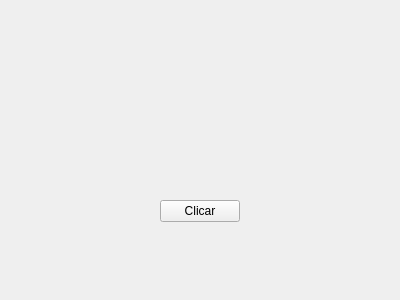
<?xml version="1.0" encoding="UTF-8"?>
<ui version="4.0">
 <class>Form</class>
 <widget class="QWidget" name="Form">
  <property name="geometry">
   <rect>
    <x>0</x>
    <y>0</y>
    <width>400</width>
    <height>300</height>
   </rect>
  </property>
  <property name="acceptDrops">
   <bool>false</bool>
  </property>
  <property name="windowTitle">
   <string>Primeiro Formulario</string>
  </property>
  <widget class="QPushButton" name="botaoclicar">
   <property name="geometry">
    <rect>
     <x>160</x>
     <y>200</y>
     <width>80</width>
     <height>22</height>
    </rect>
   </property>
   <property name="text">
    <string>Clicar</string>
   </property>
  </widget>
  <widget class="QLabel" name="label1">
   <property name="geometry">
    <rect>
     <x>20</x>
     <y>50</y>
     <width>361</width>
     <height>81</height>
    </rect>
   </property>
   <property name="text">
    <string/>
   </property>
  </widget>
 </widget>
 <resources/>
 <connections/>
</ui>
